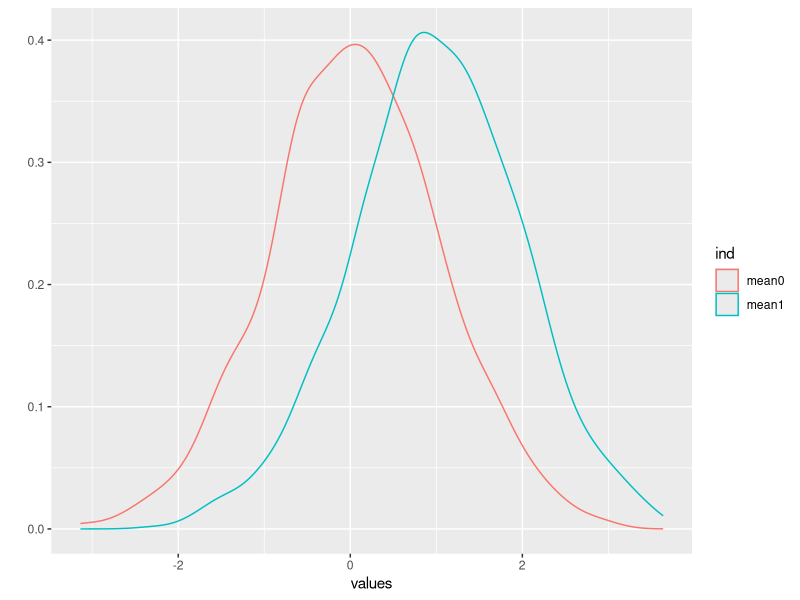
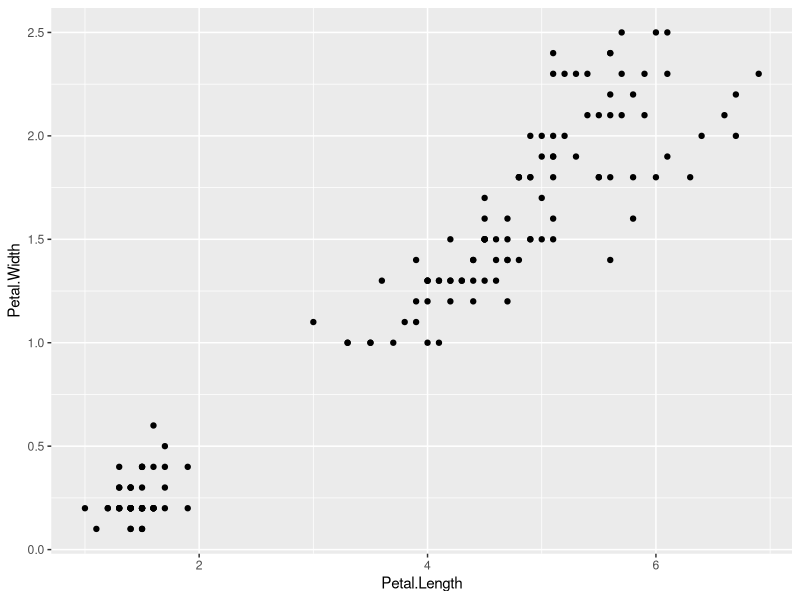
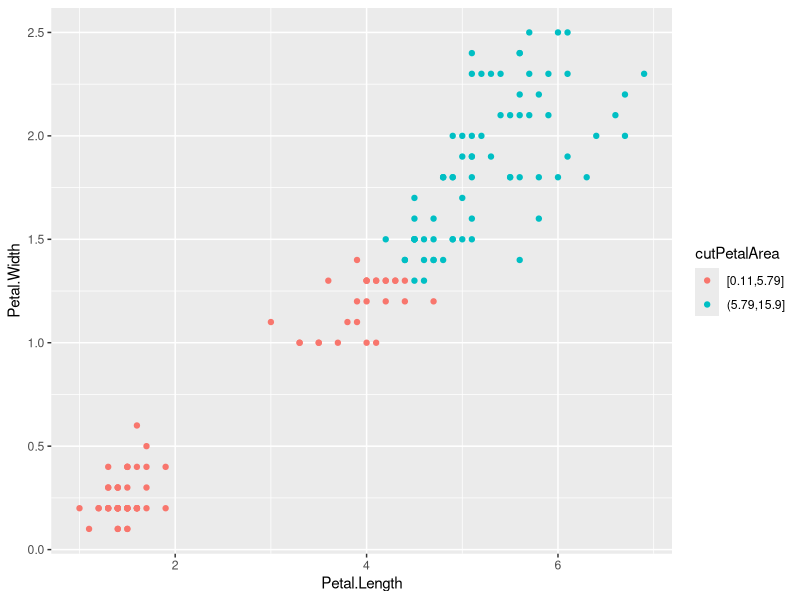
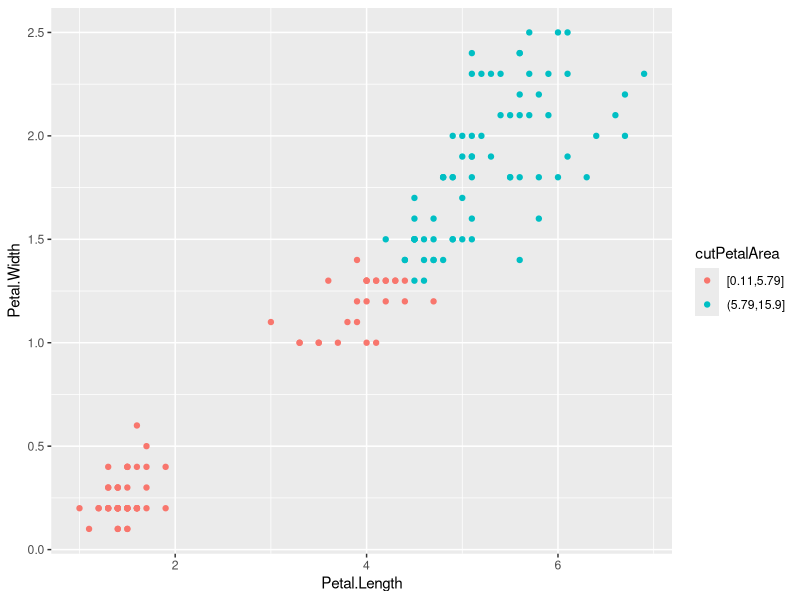
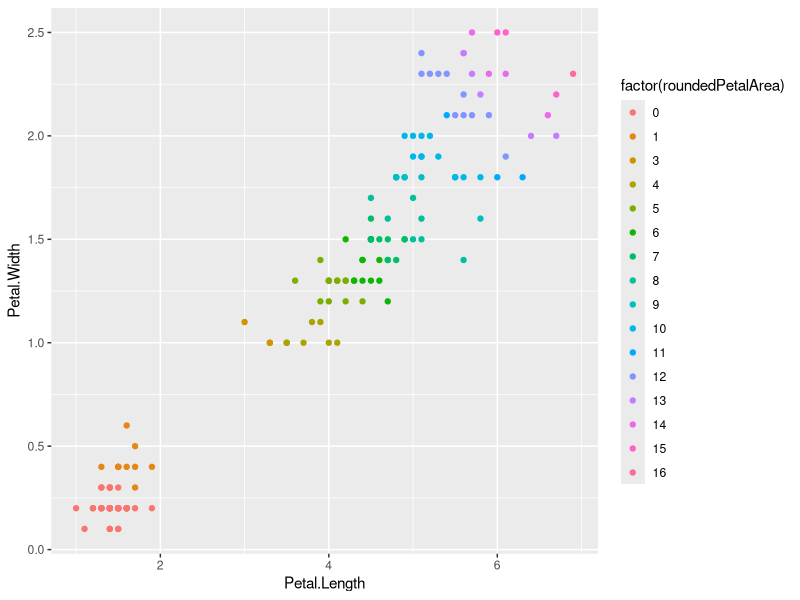
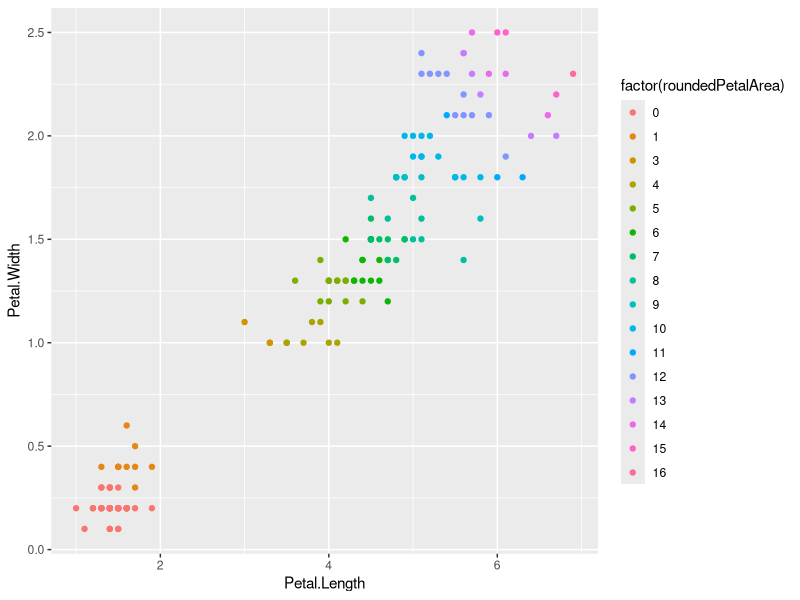

These figures' R source, in order:
## ---- chunk 1
testDF <- list(
    mean0 = rnorm(1000),
    mean1 = rnorm(1200, mean=1)
)
## ---- chunk 2
longDF <- stack(testDF)
## ---- chunk 3
library("ggplot2")
qplot(x=values, data=longDF, geom="density", colour=ind)
## ---- chunk 4
data(iris)
qplot(x=Petal.Length, y=Petal.Width, data=iris)
## ---- chunk 5
petalArea <- iris$Petal.Length * iris$Petal.Width
## ---- chunk 6
cutPetalArea <- cut(petalArea,
                    breaks=c(min(petalArea), mean(petalArea), max(petalArea)),
                    include.lowest=T)
## ---- chunk 7
p <- ggplot(data=iris, 
            aes(x=Petal.Length, 
                y=Petal.Width, 
                colour=cutPetalArea)) + geom_point()
p
## ---- chunk 8
qplot(x=Petal.Length, y=Petal.Width, data=iris, colour=cutPetalArea)
## ---- chunk 9
## We artificially round all values to create a finite set of integers...
roundedPetalArea <- round(petalArea, digits=0)
## ---- chunk 10
p <- ggplot(data=iris, 
            aes(x=Petal.Length, 
                y=Petal.Width, 
                colour=factor(roundedPetalArea))) + geom_point()
p
## ---- chunk 11
qplot(x=Petal.Length, y=Petal.Width, data=iris, colour=factor(roundedPetalArea))
